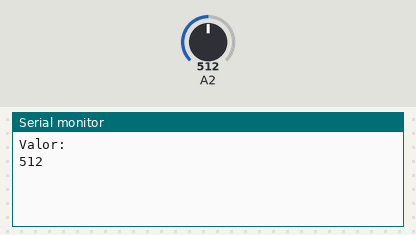
A sketch run on a simulated Arduino Uno, built with avr-gcc and run on an emulated ATmega328P. Parts: the last lines printed to the serial monitor. The inputs (shaded band) are chosen by the test bench; at power-on: A2 = 512.

Above: at 2.2 s.
2.3 s: A2 set to 716
At 6.2 s:
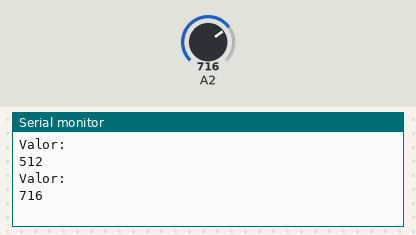
7.3 s: A2 set to 900
At 10.4 s:
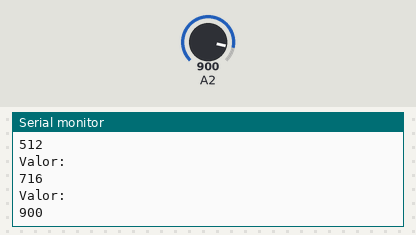
Timing chart, 0 to 11.9 s (numbered marks = the images above; inputs shaded):
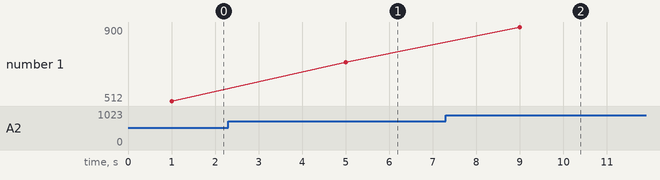

Measured:
- after the input at 2.3 s, the serial monitor: prints a new line after 2.7 s (image 1)
- after the input at 7.3 s, the serial monitor: prints a new line after 1.7 s (image 2)
- plotted number 1: 512 → 716 after the input at 2.3 s, 716 → 900 after the input at 7.3 s

The sketch:

probador_ldr.ino
```cpp
#define LDRPIN 2

void setup() {
  Serial.begin(115200);
  delay(1000);

}

void loop() {
  int val = analogRead(2);
  Serial.println("Valor:");
  Serial.println(val);
  delay(4000);
}
```
